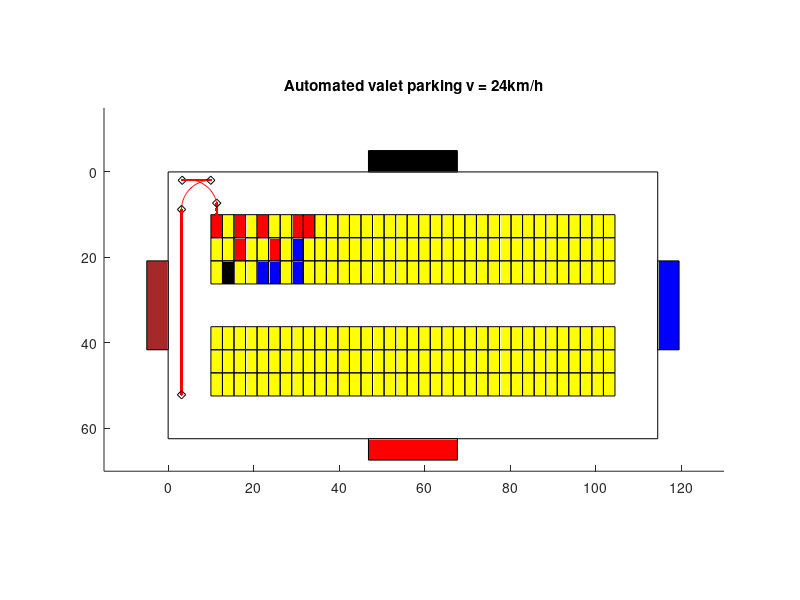

MATLAB code to generate this figure:
clf;
axis equal;


for i = 0: 34
    for j = 0: 2
      if(((j == 0) && (i == 0 || i == 2 || i == 4 || i == 7 || i == 8))
          || ((j == 1) && (i == 2 || i == 5))
        )
          rectangle("Position", [10 + i*2.7, 10 + j*5.4, 2.7, 5.4], 
              "Facecolor", [1, 0, 0]);
      elseif((j == 2) && (i == 1))
          rectangle("Position", [10 + i*2.7, 10 + j*5.4, 2.7, 5.4], 
              "Facecolor", [0, 0, 0]);
      elseif(((j == 2) && (i == 4 || i == 5 || i == 7))
              || (j == 1 && i == 7)
            )
          rectangle("Position", [10 + i*2.7, 10 + j*5.4, 2.7, 5.4], 
              "Facecolor", [0, 0, 1]);
      else
          rectangle("Position", [10 + i*2.7, 10 + j*5.4, 2.7, 5.4],
              "Facecolor", [1, 1, 0]);
      endif;
    endfor;
endfor;

for i = 0: 34
    for j = 0: 2
       rectangle("Position", [10 + i*2.7, 20 + (j + 3)*5.4, 2.7, 5.4],
              "Facecolor", [1, 1, 0]);
    endfor;
endfor;



rectangle("Position", [0, 0, 10 + 2.7*35 + 10, 10 + 5.4*3 + 10 + 5.4*3 + 10 ]);
                      %boundary

rectangle("Position", [10 + 2.7*17.5 - 10.4, -5, 20.8, 5 ], 
                        "Facecolor", [0, 0, 0]);%Gate 1
rectangle("Position", [10 + 2.7*35 + 10, 20.8, 5, 20.8 ], 
                        "Facecolor", [0, 0, 1]);%Gate 2
rectangle("Position", [10 + 2.7*17.5 - 10.4, 10 + 5.4*3 + 10 + 5.4*3 + 10, 20.8, 5 ], 
                        "Facecolor", [1, 0, 0]);%Gate 3                        
rectangle("Position", [-5, 20.8, 5, 20.8 ], "Facecolor", 
                          [0.65, 0.16, 0.16]);%Gate 4

v0 = 20/3;%(m/s)
t = linspace(0, 0.81, round(0.81*24));%(s)
x = 10 + 1.35;%(m)
y = 10 + 2.7 - v0*t;%(m)
hold on;%draw overlay some graphic objects
plot(x, y, 'r');

Radius = sqrt(1.35*1.35 + 6.7*6.7) ;%radius of circle trajectory (m)
w0 = v0 / Radius;%angular velocity (rad/s)
a0 = atan(1.35/6.7);%original angular (rad)
deltaT = (pi/2)/w0;
t = linspace(0.81, 0.81+deltaT, round(deltaT*24));
xCenter = 10 + (2.7/2) - 6.7;
yCenter = 10 - 1.35;
alpha = a0 + w0*(t - 0.81);
x = xCenter + Radius*cos(alpha);
y = yCenter - Radius*sin(alpha);
x0 = x(1);
y0 = y(1);
hold on;
plot(x0, y0, "-dk");
hold on;
plot(x, y, 'r');
x0 = x(length(x));
y0 = y(length(y));
hold on;
plot(x0, y0, "-dk");
lastT = 0.81 + deltaT;
t = linspace(lastT, lastT + 1, 24);
x = x0 + v0*(t - lastT);
hold on;
plot(x, y0, 'r');
hold on;
plot(x(length(x)), y0, "-dk");
xCenter = x(length(x));
yCenter = y0 + Radius;
lastT = lastT + 1;
t = linspace(lastT, lastT + deltaT, round(deltaT*24));
alpha = w0*(t - lastT);                  
x = xCenter - Radius*sin(alpha);
y = yCenter - Radius*cos(alpha);
hold on;
plot(x, y, 'r');
lastT = lastT + deltaT;
x0 = x(length(x));
y0 = y(length(y));
hold on;
plot(x0, y0, "-dk");
t = linspace(lastT, lastT + 6.5, 6.5*24);
y = y0 + v0*(t - lastT);
hold on;
plot(x0, y, 'r');
y0 = y(length(y));
hold on;
plot(x0, y0, "-dk");
                  
axis([-15 130 -15 70]);%expand minimum of X, Y
view(0, -90);
title ("Automated valet parking v = 24km/h");
